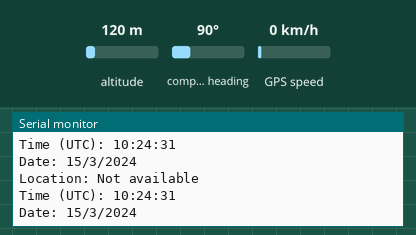
Recording of a program running on a simulated ESP32. On the bench: the last lines printed to the serial monitor. The test bench sets the inputs (shaded band); at power-on: GPS speed 0 km/h, altitude 120 m, compass heading 90°. WiFi joins after 1.5 s; servers stay silent unless stated; the GPS gets a fix after 3 s at 37.7749, -122.4194 with 8 satellites.

Above: at 1.2 s.
1.3 s: GPS speed set to 2 km/h
At 2.4 s:
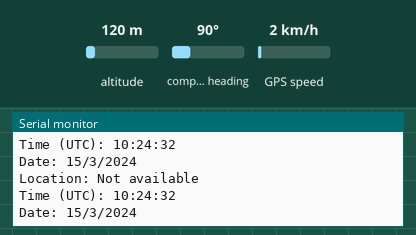
4.5 s: GPS speed set to 30 km/h
At 5.8 s:
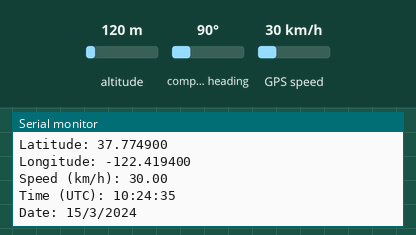
Timing chart, 0 to 7.5 s (numbered marks = the images above; inputs shaded):
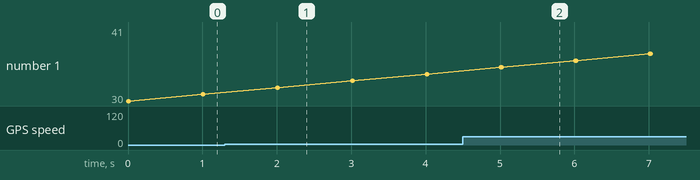

Measured:
- after the input at 4.5 s, the serial monitor: prints a new line after 0.51 s (image 2)

The program:

main.cpp
```cpp
#include <Arduino.h>
#include "WiFi/WiFiSetup.h"
#include "OTA/OTASetup.h"
#include <TinyGPS++.h>
#include <HardwareSerial.h>
#include <GPS/GPSsetup.h>

void setup()
{
  Serial.begin(115200);
  setupWiFiAP();
  setupOTA();
  setupGPS();
}


void loop()
{
  handleOTA();
  handleGPS();
}
```

GPSsetup.cpp
```cpp
#include "GPSsetup.h"
#include <TinyGPS++.h>
#include <HardwareSerial.h>

 // Objek TinyGPS++ untuk membaca data GPS
TinyGPSPlus gps;

// Buat serial baru untuk komunikasi dengan GPS di UART2
HardwareSerial SerialGPS(2);

void setupGPS()
{
    // Inisialisasi UART2 untuk GPS (RX = GPIO 16, TX = GPIO 17)
    SerialGPS.begin(9600, SERIAL_8N1, 16, 17);
}

void handleGPS()
{
    while (SerialGPS.available() > 0) {
    char c = SerialGPS.read();

    // Kirim data ke TinyGPS++ untuk diproses
    if (gps.encode(c)) {
      // Jika ada data GPS y ang valid, cetak koordinat
      if (gps.location.isValid()) {
        Serial.print("Latitude: ");
        Serial.println(gps.location.lat(), 6);
        Serial.print("Longitude: ");
        Serial.println(gps.location.lng(), 6);
      } else {
        Serial.println("Location: Not available");
      }

      // Cek kecepatan (jika tersedia)
      if (gps.speed.isValid()) {
        Serial.print("Speed (km/h): ");
        Serial.println(gps.speed.kmph());
      }

      // Cek waktu (jika tersedia)
      if (gps.time.isValid()) {
        Serial.print("Time (UTC): ");
        Serial.print(gps.time.hour());
        Serial.print(":");
        Serial.print(gps.time.minute());
        Serial.print(":");
        Serial.println(gps.time.second());
      }

      // Cek tanggal (jika tersedia)
      if (gps.date.isValid()) {
        Serial.print("Date: ");
        Serial.print(gps.date.day());
        Serial.print("/");
        Serial.print(gps.date.month());
        Serial.print("/");
        Serial.println(gps.date.year());
      }
    }
  }
}
```

GPSsetup.h
```cpp
#ifndef GPS_SETUP_H
#define GPS_SETUP_H

void setupGPS();
void handleGPS();

#endif
```

MQTTsetup.cpp
```cpp
#include "MQTTsetup.h"
#include <WiFi.h>
#include <PubSubClient.h>

// WiFiClient and PubSubClient instances
WiFiClient espClient;
PubSubClient client(espClient);

const char *mqtt_server = "mqtt.eclipseprojects.io";  // Replace with your MQTT Broker IP or domain

void setupMQTT()
{
    client.setServer(mqtt_server, 80);  // Configure MQTT server
}

void handleMQTT()
{
    if (!client.connected())
    {
        reconnectMQTT();
    }
    client.loop();  // Keep the MQTT connection alive
}

void reconnectMQTT()
{
    // Loop until we're reconnected
    while (!client.connected())
    {
        Serial.print("Attempting MQTT connection...");
        // Attempt to connect
        if (client.connect("ESP32Client"))
        {
            Serial.println("connected");
        }
        else
        {
            Serial.print("failed, rc=");
            Serial.print(client.state());
            Serial.println(" try again in 5 seconds");
            delay(5000);  // Wait 5 seconds before retrying
        }
    }
}
```

MQTTsetup.h
```cpp
#ifndef MQTTSETUP_H
#define MQTTSETUP_H

#include <PubSubClient.h>

extern PubSubClient client;   // Declare the MQTT client as extern

void setupMQTT();
void handleMQTT();
void reconnectMQTT();

#endif
```

OTASetup.cpp
```cpp
#include "OTASetup.h"
#include <ArduinoOTA.h>

void setupOTA()
{
  ArduinoOTA.onStart([]()
                     {
    String type;
    if (ArduinoOTA.getCommand() == U_FLASH)
      type = "sketch";
    else // U_SPIFFS
      type = "filesystem";
    Serial.println("Start updating " + type); });
  ArduinoOTA.onEnd([]()
                   { Serial.println("\nEnd"); });
  ArduinoOTA.onProgress([](unsigned int progress, unsigned int total)
                        { Serial.printf("Progress: %u%%\r", (progress / (total / 100))); });
  ArduinoOTA.onError([](ota_error_t error)
                     {
    Serial.printf("Error[%u]: ", error);
    if (error == OTA_AUTH_ERROR) Serial.println("Auth Failed");
    else if (error == OTA_BEGIN_ERROR) Serial.println("Begin Failed");
    else if (error == OTA_CONNECT_ERROR) Serial.println("Connect Failed");
    else if (error == OTA_RECEIVE_ERROR) Serial.println("Receive Failed");
    else if (error == OTA_END_ERROR) Serial.println("End Failed"); });
  ArduinoOTA.begin();
  Serial.println("OTA Ready");
}

void handleOTA()
{
  ArduinoOTA.handle();
}
```

OTASetup.h
```cpp
#ifndef OTA_SETUP_H
#define OTA_SETUP_H

void setupOTA();
void handleOTA();

#endif
```

WiFiSetup.cpp
```cpp
#include "WiFiSetup.h"
#include <WiFi.h>

const char *ssid = "Your-WiFi-SSID";
const char *password = "Your-WiFi-PASSWORD";

const char *ap_ssid = "Yoanes Bandung AP";
const char *ap_password = "";

void setupWiFi()
{
    WiFi.mode(WIFI_MODE_APSTA);

    WiFi.begin(ssid, password);
    Serial.print("Connecting to WiFi");

    while (WiFi.status() != WL_CONNECTED)
    {
        delay(1000);
        Serial.print(".");
    }

    Serial.println("");
    Serial.println("Connected to WiFi!");
    Serial.print("IP address: ");
    Serial.println(WiFi.localIP());
}

// Set up the ESP32 as an access point (AP)
void setupWiFiAP()
{
    Serial.print("Setting up Access Point (AP)...");

    // Create access point
    WiFi.softAP(ap_ssid, ap_password);
    WiFi.setTxPower(WIFI_POWER_19_5dBm); // Optional: Adjust TX power level if needed

    IPAddress AP_IP = WiFi.softAPIP(); // Get the IP address of the AP
    Serial.print("AP IP address: ");
    Serial.println(AP_IP); // Print the access point IP address
}
```

WiFiSetup.h
```cpp
#ifndef WIFISETP_H
#define WIFISETP_H

void setupWiFi();
void setupWiFiAP();

#endif
```
